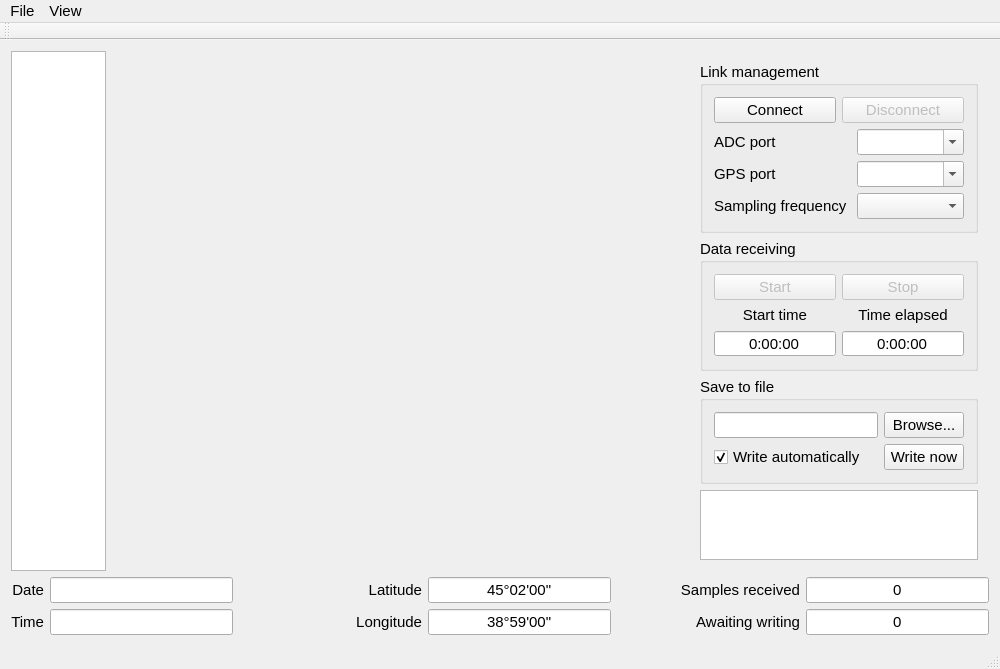
<?xml version="1.0" encoding="UTF-8"?>
<ui version="4.0">
 <class>MainWindow</class>
 <widget class="QMainWindow" name="MainWindow">
  <property name="geometry">
   <rect>
    <x>0</x>
    <y>0</y>
    <width>1000</width>
    <height>622</height>
   </rect>
  </property>
  <property name="font">
   <font>
    <pointsize>11</pointsize>
   </font>
  </property>
  <property name="windowTitle">
   <string>Precision signals recorder</string>
  </property>
  <widget class="QWidget" name="centralWidget">
   <layout class="QVBoxLayout" name="verticalLayout_2">
    <item>
     <layout class="QHBoxLayout" name="horizontalLayout" stretch="1,6,0">
      <item>
       <widget class="QListWidget" name="dataView">
        <property name="sizePolicy">
         <sizepolicy hsizetype="Expanding" vsizetype="Expanding">
          <horstretch>1</horstretch>
          <verstretch>0</verstretch>
         </sizepolicy>
        </property>
       </widget>
      </item>
      <item>
       <layout class="QVBoxLayout" name="verticalLayout_4" stretch="0,0,0">
        <item>
         <widget class="QwtPlot" name="plotArea">
          <property name="sizePolicy">
           <sizepolicy hsizetype="MinimumExpanding" vsizetype="Minimum">
            <horstretch>3</horstretch>
            <verstretch>0</verstretch>
           </sizepolicy>
          </property>
         </widget>
        </item>
        <item>
         <widget class="QwtPlot" name="plotArea2"/>
        </item>
        <item>
         <widget class="QwtPlot" name="plotArea3"/>
        </item>
       </layout>
      </item>
      <item>
       <widget class="QWidget" name="settings" native="true">
        <layout class="QVBoxLayout" name="settingsLayout">
         <item>
          <widget class="QGroupBox" name="linkGroup">
           <property name="title">
            <string>Link management</string>
           </property>
           <layout class="QGridLayout" name="gridLayout">
            <item row="6" column="2">
             <widget class="QComboBox" name="samplingFreq"/>
            </item>
            <item row="2" column="1">
             <widget class="QLed" name="ledADC" native="true">
              <property name="sizePolicy">
               <sizepolicy hsizetype="Fixed" vsizetype="Fixed">
                <horstretch>0</horstretch>
                <verstretch>0</verstretch>
               </sizepolicy>
              </property>
              <property name="minimumSize">
               <size>
                <width>24</width>
                <height>24</height>
               </size>
              </property>
              <property name="maximumSize">
               <size>
                <width>24</width>
                <height>24</height>
               </size>
              </property>
             </widget>
            </item>
            <item row="4" column="1">
             <widget class="QLed" name="ledGPS" native="true">
              <property name="minimumSize">
               <size>
                <width>24</width>
                <height>24</height>
               </size>
              </property>
              <property name="maximumSize">
               <size>
                <width>24</width>
                <height>24</height>
               </size>
              </property>
             </widget>
            </item>
            <item row="0" column="0" colspan="3">
             <layout class="QHBoxLayout" name="horizontalLayout_2">
              <item>
               <widget class="QPushButton" name="connectBtn">
                <property name="sizePolicy">
                 <sizepolicy hsizetype="Minimum" vsizetype="Fixed">
                  <horstretch>0</horstretch>
                  <verstretch>0</verstretch>
                 </sizepolicy>
                </property>
                <property name="text">
                 <string>Connect</string>
                </property>
               </widget>
              </item>
              <item>
               <widget class="QPushButton" name="disconnectBtn">
                <property name="enabled">
                 <bool>false</bool>
                </property>
                <property name="sizePolicy">
                 <sizepolicy hsizetype="Minimum" vsizetype="Fixed">
                  <horstretch>0</horstretch>
                  <verstretch>0</verstretch>
                 </sizepolicy>
                </property>
                <property name="text">
                 <string>Disconnect</string>
                </property>
               </widget>
              </item>
             </layout>
            </item>
            <item row="2" column="2">
             <widget class="QComboBox" name="portChooser">
              <property name="editable">
               <bool>true</bool>
              </property>
             </widget>
            </item>
            <item row="4" column="2">
             <widget class="QComboBox" name="portChooserGPS">
              <property name="editable">
               <bool>true</bool>
              </property>
             </widget>
            </item>
            <item row="4" column="0">
             <widget class="QLabel" name="label_6">
              <property name="text">
               <string>GPS port</string>
              </property>
             </widget>
            </item>
            <item row="2" column="0">
             <widget class="QLabel" name="label_5">
              <property name="text">
               <string>ADC port</string>
              </property>
             </widget>
            </item>
            <item row="6" column="0" colspan="2">
             <widget class="QLabel" name="label_7">
              <property name="text">
               <string>Sampling frequency</string>
              </property>
             </widget>
            </item>
           </layout>
          </widget>
         </item>
         <item>
          <widget class="QGroupBox" name="dataGroup">
           <property name="title">
            <string>Data receiving</string>
           </property>
           <layout class="QGridLayout" name="gridLayout_2">
            <item row="2" column="2">
             <widget class="QTimeEdit" name="timeElapsed">
              <property name="alignment">
               <set>Qt::AlignCenter</set>
              </property>
              <property name="readOnly">
               <bool>true</bool>
              </property>
              <property name="buttonSymbols">
               <enum>QAbstractSpinBox::NoButtons</enum>
              </property>
              <property name="displayFormat">
               <string>H:mm:ss</string>
              </property>
             </widget>
            </item>
            <item row="2" column="1">
             <widget class="QTimeEdit" name="timeStart">
              <property name="alignment">
               <set>Qt::AlignCenter</set>
              </property>
              <property name="readOnly">
               <bool>true</bool>
              </property>
              <property name="buttonSymbols">
               <enum>QAbstractSpinBox::NoButtons</enum>
              </property>
              <property name="displayFormat">
               <string>H:mm:ss</string>
              </property>
             </widget>
            </item>
            <item row="1" column="1">
             <widget class="QLabel" name="label_2">
              <property name="text">
               <string>Start time</string>
              </property>
              <property name="alignment">
               <set>Qt::AlignCenter</set>
              </property>
             </widget>
            </item>
            <item row="1" column="2">
             <widget class="QLabel" name="label_3">
              <property name="text">
               <string>Time elapsed</string>
              </property>
              <property name="alignment">
               <set>Qt::AlignCenter</set>
              </property>
             </widget>
            </item>
            <item row="0" column="2">
             <widget class="QPushButton" name="stopBtn">
              <property name="enabled">
               <bool>false</bool>
              </property>
              <property name="text">
               <string>Stop</string>
              </property>
             </widget>
            </item>
            <item row="0" column="1">
             <widget class="QPushButton" name="startBtn">
              <property name="enabled">
               <bool>false</bool>
              </property>
              <property name="text">
               <string>Start</string>
              </property>
             </widget>
            </item>
           </layout>
          </widget>
         </item>
         <item>
          <widget class="QGroupBox" name="fileGroup">
           <property name="title">
            <string>Save to file</string>
           </property>
           <layout class="QGridLayout" name="gridLayout_3">
            <item row="0" column="3">
             <widget class="QPushButton" name="browseBtn">
              <property name="text">
               <string>Browse...</string>
              </property>
             </widget>
            </item>
            <item row="0" column="0" colspan="3">
             <widget class="QLineEdit" name="saveFileName"/>
            </item>
            <item row="1" column="0">
             <widget class="QCheckBox" name="writeToFileEnabled">
              <property name="text">
               <string>Write automatically</string>
              </property>
              <property name="checked">
               <bool>true</bool>
              </property>
             </widget>
            </item>
            <item row="1" column="3">
             <widget class="QPushButton" name="writeNowBtn">
              <property name="text">
               <string>Write now</string>
              </property>
             </widget>
            </item>
           </layout>
          </widget>
         </item>
         <item>
          <widget class="LogWindow" name="logView">
           <property name="maximumSize">
            <size>
             <width>16777215</width>
             <height>16777215</height>
            </size>
           </property>
           <property name="font">
            <font>
             <family>Courier New</family>
             <pointsize>8</pointsize>
            </font>
           </property>
          </widget>
         </item>
        </layout>
       </widget>
      </item>
     </layout>
    </item>
    <item>
     <layout class="QGridLayout" name="gridLayout_4">
      <item row="0" column="4">
       <widget class="QLabel" name="label_4">
        <property name="sizePolicy">
         <sizepolicy hsizetype="MinimumExpanding" vsizetype="Preferred">
          <horstretch>0</horstretch>
          <verstretch>0</verstretch>
         </sizepolicy>
        </property>
        <property name="text">
         <string>Samples received</string>
        </property>
        <property name="alignment">
         <set>Qt::AlignRight|Qt::AlignTrailing|Qt::AlignVCenter</set>
        </property>
       </widget>
      </item>
      <item row="0" column="0">
       <widget class="QLabel" name="label_8">
        <property name="sizePolicy">
         <sizepolicy hsizetype="Preferred" vsizetype="Preferred">
          <horstretch>0</horstretch>
          <verstretch>0</verstretch>
         </sizepolicy>
        </property>
        <property name="text">
         <string>Date</string>
        </property>
        <property name="alignment">
         <set>Qt::AlignRight|Qt::AlignTrailing|Qt::AlignVCenter</set>
        </property>
       </widget>
      </item>
      <item row="1" column="0">
       <widget class="QLabel" name="label_9">
        <property name="sizePolicy">
         <sizepolicy hsizetype="Preferred" vsizetype="Preferred">
          <horstretch>0</horstretch>
          <verstretch>0</verstretch>
         </sizepolicy>
        </property>
        <property name="text">
         <string>Time</string>
        </property>
        <property name="alignment">
         <set>Qt::AlignRight|Qt::AlignTrailing|Qt::AlignVCenter</set>
        </property>
       </widget>
      </item>
      <item row="1" column="2">
       <widget class="QLabel" name="label_11">
        <property name="sizePolicy">
         <sizepolicy hsizetype="MinimumExpanding" vsizetype="Preferred">
          <horstretch>0</horstretch>
          <verstretch>0</verstretch>
         </sizepolicy>
        </property>
        <property name="text">
         <string>Longitude</string>
        </property>
        <property name="alignment">
         <set>Qt::AlignRight|Qt::AlignTrailing|Qt::AlignVCenter</set>
        </property>
       </widget>
      </item>
      <item row="0" column="5">
       <widget class="QLineEdit" name="samplesRcvd">
        <property name="text">
         <string>0</string>
        </property>
        <property name="alignment">
         <set>Qt::AlignCenter</set>
        </property>
        <property name="readOnly">
         <bool>true</bool>
        </property>
       </widget>
      </item>
      <item row="1" column="1">
       <widget class="QLineEdit" name="currentTime">
        <property name="alignment">
         <set>Qt::AlignCenter</set>
        </property>
        <property name="readOnly">
         <bool>true</bool>
        </property>
       </widget>
      </item>
      <item row="0" column="1">
       <widget class="QLineEdit" name="currentDate">
        <property name="alignment">
         <set>Qt::AlignCenter</set>
        </property>
        <property name="readOnly">
         <bool>true</bool>
        </property>
       </widget>
      </item>
      <item row="1" column="4">
       <widget class="QLabel" name="label">
        <property name="sizePolicy">
         <sizepolicy hsizetype="MinimumExpanding" vsizetype="Preferred">
          <horstretch>0</horstretch>
          <verstretch>0</verstretch>
         </sizepolicy>
        </property>
        <property name="text">
         <string>Awaiting writing</string>
        </property>
        <property name="alignment">
         <set>Qt::AlignRight|Qt::AlignTrailing|Qt::AlignVCenter</set>
        </property>
       </widget>
      </item>
      <item row="0" column="2">
       <widget class="QLabel" name="label_10">
        <property name="sizePolicy">
         <sizepolicy hsizetype="MinimumExpanding" vsizetype="Preferred">
          <horstretch>0</horstretch>
          <verstretch>0</verstretch>
         </sizepolicy>
        </property>
        <property name="text">
         <string>Latitude</string>
        </property>
        <property name="alignment">
         <set>Qt::AlignRight|Qt::AlignTrailing|Qt::AlignVCenter</set>
        </property>
       </widget>
      </item>
      <item row="0" column="3">
       <widget class="QLineEdit" name="currentLatitude">
        <property name="text">
         <string>45°02'00&quot;</string>
        </property>
        <property name="alignment">
         <set>Qt::AlignCenter</set>
        </property>
        <property name="readOnly">
         <bool>true</bool>
        </property>
       </widget>
      </item>
      <item row="1" column="3">
       <widget class="QLineEdit" name="currentLongitude">
        <property name="text">
         <string>38°59'00&quot;</string>
        </property>
        <property name="alignment">
         <set>Qt::AlignCenter</set>
        </property>
        <property name="readOnly">
         <bool>true</bool>
        </property>
       </widget>
      </item>
      <item row="1" column="5">
       <widget class="QLineEdit" name="samplesInQueue">
        <property name="text">
         <string>0</string>
        </property>
        <property name="alignment">
         <set>Qt::AlignCenter</set>
        </property>
        <property name="readOnly">
         <bool>true</bool>
        </property>
       </widget>
      </item>
     </layout>
    </item>
   </layout>
  </widget>
  <widget class="QMenuBar" name="menuBar">
   <property name="geometry">
    <rect>
     <x>0</x>
     <y>0</y>
     <width>1000</width>
     <height>21</height>
    </rect>
   </property>
   <widget class="QMenu" name="menuFile">
    <property name="title">
     <string>File</string>
    </property>
    <addaction name="actionExit"/>
   </widget>
   <widget class="QMenu" name="menuView">
    <property name="title">
     <string>View</string>
    </property>
    <addaction name="actionShowTable"/>
    <addaction name="actionShowSettings"/>
   </widget>
   <addaction name="menuFile"/>
   <addaction name="menuView"/>
  </widget>
  <widget class="QToolBar" name="mainToolBar">
   <attribute name="toolBarArea">
    <enum>TopToolBarArea</enum>
   </attribute>
   <attribute name="toolBarBreak">
    <bool>false</bool>
   </attribute>
  </widget>
  <widget class="QStatusBar" name="statusBar"/>
  <action name="actionExit">
   <property name="text">
    <string>Exit</string>
   </property>
  </action>
  <action name="actionShowTable">
   <property name="checkable">
    <bool>true</bool>
   </property>
   <property name="text">
    <string>Show table</string>
   </property>
  </action>
  <action name="actionShowSettings">
   <property name="checkable">
    <bool>true</bool>
   </property>
   <property name="checked">
    <bool>true</bool>
   </property>
   <property name="text">
    <string>Show settings</string>
   </property>
  </action>
 </widget>
 <layoutdefault spacing="6" margin="11"/>
 <customwidgets>
  <customwidget>
   <class>QwtPlot</class>
   <extends>QFrame</extends>
   <header>qwt_plot.h</header>
   <container>1</container>
  </customwidget>
  <customwidget>
   <class>QLed</class>
   <extends>QWidget</extends>
   <header>src/gui/qled/qled.h</header>
   <container>1</container>
  </customwidget>
  <customwidget>
   <class>LogWindow</class>
   <extends>QPlainTextEdit</extends>
   <header>src/gui/logwindow.h</header>
  </customwidget>
 </customwidgets>
 <resources/>
 <connections>
  <connection>
   <sender>actionExit</sender>
   <signal>triggered()</signal>
   <receiver>MainWindow</receiver>
   <slot>close()</slot>
   <hints>
    <hint type="sourcelabel">
     <x>-1</x>
     <y>-1</y>
    </hint>
    <hint type="destinationlabel">
     <x>242</x>
     <y>249</y>
    </hint>
   </hints>
  </connection>
 </connections>
</ui>
